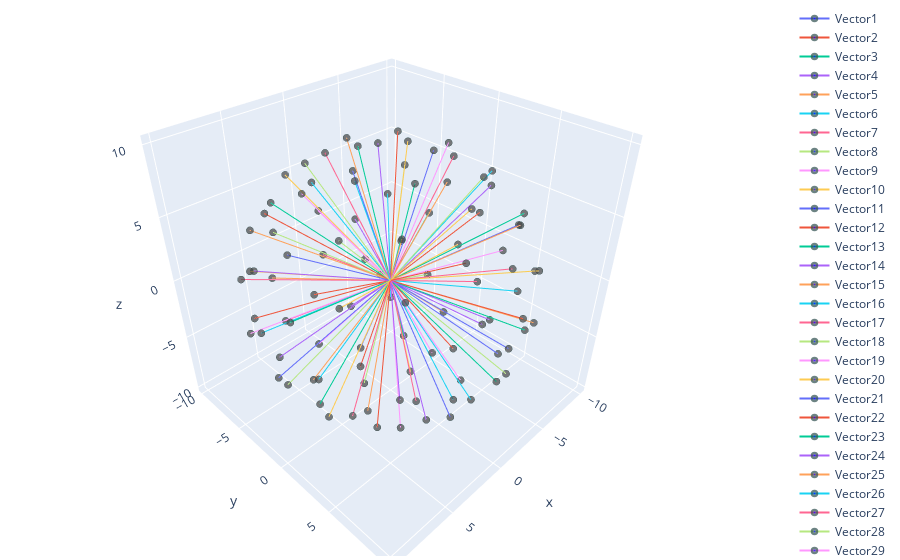

The notebook cell saved with this chart:
### Code cell
vector_plot(GenerateCore(10, 100))

### Figure 1 — Plotly figure (JSON) as saved in the notebook; plotly's stock layout.template omitted (floating-point values rounded to 4 significant figures)
{"data": [{"marker": {"color": ["blue"], "line": {"color": "DarkSlateGrey", "width": 5}, "size": [0, 5]}, "name": "Vector1", "type": "scatter3d", "x": [0, 0], "y": [0, 10], "z": [0, 0]}, {"marker": {"color": ["blue"], "line": {"color": "DarkSlateGrey", "width": 5}, "size": [0, 5]}, "name": "Vector2", "type": "scatter3d", "x": [0, -1.475], "y": [0, 9.798], "z": [0, 1.351]}, {"marker": {"color": ["blue"], "line": {"color": "DarkSlateGrey", "width": 5}, "size": [0, 5]}, "name": "Vector3", "type": "scatter3d", "x": [0, 0.246], "y": [0, 9.596], "z": [0, -2.803]}, {"marker": {"color": ["blue"], "line": {"color": "DarkSlateGrey", "width": 5}, "size": [0, 5]}, "name": "Vector4", "type": "scatter3d", "x": [0, 2.086], "y": [0, 9.394], "z": [0, 2.721]}, {"marker": {"color": ["blue"], "line": {"color": "DarkSlateGrey", "width": 5}, "size": [0, 5]}, "name": "Vector5", "type": "scatter3d", "x": [0, -3.878], "y": [0, 9.192], "z": [0, -0.6859]}, {"marker": {"color": ["blue"], "line": {"color": "DarkSlateGrey", "width": 5}, "size": [0, 5]}, "name": "Vector6", "type": "scatter3d", "x": [0, 3.695], "y": [0, 8.99], "z": [0, -2.351]}, {"marker": {"color": ["blue"], "line": {"color": "DarkSlateGrey", "width": 5}, "size": [0, 5]}, "name": "Vector7", "type": "scatter3d", "x": [0, -1.239], "y": [0, 8.788], "z": [0, 4.609]}, {"marker": {"color": ["blue"], "line": {"color": "DarkSlateGrey", "width": 5}, "size": [0, 5]}, "name": "Vector8", "type": "scatter3d", "x": [0, -2.363], "y": [0, 8.586], "z": [0, -4.55]}, {"marker": {"color": ["blue"], "line": {"color": "DarkSlateGrey", "width": 5}, "size": [0, 5]}, "name": "Vector9", "type": "scatter3d", "x": [0, 5.12], "y": [0, 8.384], "z": [0, 1.87]}, {"marker": {"color": ["blue"], "line": {"color": "DarkSlateGrey", "width": 5}, "size": [0, 5]}, "name": "Vector10", "type": "scatter3d", "x": [0, -5.315], "y": [0, 8.182], "z": [0, 2.194]}, {"marker": {"color": ["blue"], "line": {"color": "DarkSlateGrey", "width": 5}, "size": [0, 5]}, "name": "Vector11", "type": "scatter3d", "x": [0, 2.554], "y": [0, 7.98], "z": [0, -5.459]}, {"marker": {"color": ["blue"], "line": {"color": "DarkSlateGrey", "width": 5}, "size": [0, 5]}, "name": "Vector12", "type": "scatter3d", "x": [0, 1.881], "y": [0, 7.778], "z": [0, 5.997]}, {"marker": {"color": ["blue"], "line": {"color": "DarkSlateGrey", "width": 5}, "size": [0, 5]}, "name": "Vector13", "type": "scatter3d", "x": [0, -5.648], "y": [0, 7.576], "z": [0, -3.273]}, {"marker": {"color": ["blue"], "line": {"color": "DarkSlateGrey", "width": 5}, "size": [0, 5]}, "name": "Vector14", "type": "scatter3d", "x": [0, 6.597], "y": [0, 7.374], "z": [0, -1.45]}, {"marker": {"color": ["blue"], "line": {"color": "DarkSlateGrey", "width": 5}, "size": [0, 5]}, "name": "Vector15", "type": "scatter3d", "x": [0, -4.008], "y": [0, 7.172], "z": [0, 5.701]}, {"marker": {"color": ["blue"], "line": {"color": "DarkSlateGrey", "width": 5}, "size": [0, 5]}, "name": "Vector16", "type": "scatter3d", "x": [0, -0.9216], "y": [0, 6.97], "z": [0, -7.112]}, {"marker": {"color": ["blue"], "line": {"color": "DarkSlateGrey", "width": 5}, "size": [0, 5]}, "name": "Vector17", "type": "scatter3d", "x": [0, 5.629], "y": [0, 6.768], "z": [0, 4.744]}, {"marker": {"color": ["blue"], "line": {"color": "DarkSlateGrey", "width": 5}, "size": [0, 5]}, "name": "Vector18", "type": "scatter3d", "x": [0, -7.536], "y": [0, 6.566], "z": [0, 0.3116]}, {"marker": {"color": ["blue"], "line": {"color": "DarkSlateGrey", "width": 5}, "size": [0, 5]}, "name": "Vector19", "type": "scatter3d", "x": [0, 5.468], "y": [0, 6.364], "z": [0, -5.441]}, {"marker": {"color": ["blue"], "line": {"color": "DarkSlateGrey", "width": 5}, "size": [0, 5]}, "name": "Vector20", "type": "scatter3d", "x": [0, -0.3638], "y": [0, 6.162], "z": [0, 7.868]}, {"marker": {"color": ["blue"], "line": {"color": "DarkSlateGrey", "width": 5}, "size": [0, 5]}, "name": "Vector21", "type": "scatter3d", "x": [0, -5.145], "y": [0, 5.96], "z": [0, -6.165]}, {"marker": {"color": ["blue"], "line": {"color": "DarkSlateGrey", "width": 5}, "size": [0, 5]}, "name": "Vector22", "type": "scatter3d", "x": [0, 8.103], "y": [0, 5.758], "z": [0, 1.09]}, {"marker": {"color": ["blue"], "line": {"color": "DarkSlateGrey", "width": 5}, "size": [0, 5]}, "name": "Vector23", "type": "scatter3d", "x": [0, -6.825], "y": [0, 5.556], "z": [0, 4.749]}, {"marker": {"color": ["blue"], "line": {"color": "DarkSlateGrey", "width": 5}, "size": [0, 5]}, "name": "Vector24", "type": "scatter3d", "x": [0, 1.854], "y": [0, 5.354], "z": [0, -8.24]}, {"marker": {"color": ["blue"], "line": {"color": "DarkSlateGrey", "width": 5}, "size": [0, 5]}, "name": "Vector25", "type": "scatter3d", "x": [0, 4.261], "y": [0, 5.152], "z": [0, 7.437]}, {"marker": {"color": ["blue"], "line": {"color": "DarkSlateGrey", "width": 5}, "size": [0, 5]}, "name": "Vector26", "type": "scatter3d", "x": [0, -8.278], "y": [0, 4.949], "z": [0, -2.641]}, {"marker": {"color": ["blue"], "line": {"color": "DarkSlateGrey", "width": 5}, "size": [0, 5]}, "name": "Vector27", "type": "scatter3d", "x": [0, 7.99], "y": [0, 4.747], "z": [0, -3.691]}, {"marker": {"color": ["blue"], "line": {"color": "DarkSlateGrey", "width": 5}, "size": [0, 5]}, "name": "Vector28", "type": "scatter3d", "x": [0, -3.439], "y": [0, 4.545], "z": [0, 8.217]}, {"marker": {"color": ["blue"], "line": {"color": "DarkSlateGrey", "width": 5}, "size": [0, 5]}, "name": "Vector29", "type": "scatter3d", "x": [0, -3.049], "y": [0, 4.343], "z": [0, -8.476]}, {"marker": {"color": ["blue"], "line": {"color": "DarkSlateGrey", "width": 5}, "size": [0, 5]}, "name": "Vector30", "type": "scatter3d", "x": [0, 8.057], "y": [0, 4.141], "z": [0, 4.235]}, {"marker": {"color": ["blue"], "line": {"color": "DarkSlateGrey", "width": 5}, "size": [0, 5]}, "name": "Vector31", "type": "scatter3d", "x": [0, -8.888], "y": [0, 3.939], "z": [0, 2.343]}, {"marker": {"color": ["blue"], "line": {"color": "DarkSlateGrey", "width": 5}, "size": [0, 5]}, "name": "Vector32", "type": "scatter3d", "x": [0, 5.016], "y": [0, 3.737], "z": [0, -7.802]}, {"marker": {"color": ["blue"], "line": {"color": "DarkSlateGrey", "width": 5}, "size": [0, 5]}, "name": "Vector33", "type": "scatter3d", "x": [0, 1.584], "y": [0, 3.535], "z": [0, 9.219]}, {"marker": {"color": ["blue"], "line": {"color": "DarkSlateGrey", "width": 5}, "size": [0, 5]}, "name": "Vector34", "type": "scatter3d", "x": [0, -7.454], "y": [0, 3.333], "z": [0, -5.773]}, {"marker": {"color": ["blue"], "line": {"color": "DarkSlateGrey", "width": 5}, "size": [0, 5]}, "name": "Vector35", "type": "scatter3d", "x": [0, 9.465], "y": [0, 3.131], "z": [0, -0.7841]}, {"marker": {"color": ["blue"], "line": {"color": "DarkSlateGrey", "width": 5}, "size": [0, 5]}, "name": "Vector36", "type": "scatter3d", "x": [0, -6.493], "y": [0, 2.929], "z": [0, 7.019]}, {"marker": {"color": ["blue"], "line": {"color": "DarkSlateGrey", "width": 5}, "size": [0, 5]}, "name": "Vector37", "type": "scatter3d", "x": [0, 0.04693], "y": [0, 2.727], "z": [0, -9.621]}, {"marker": {"color": ["blue"], "line": {"color": "DarkSlateGrey", "width": 5}, "size": [0, 5]}, "name": "Vector38", "type": "scatter3d", "x": [0, 6.501], "y": [0, 2.525], "z": [0, 7.167]}, {"marker": {"color": ["blue"], "line": {"color": "DarkSlateGrey", "width": 5}, "size": [0, 5]}, "name": "Vector39", "type": "scatter3d", "x": [0, -9.685], "y": [0, 2.323], "z": [0, -0.8976]}, {"marker": {"color": ["blue"], "line": {"color": "DarkSlateGrey", "width": 5}, "size": [0, 5]}, "name": "Vector40", "type": "scatter3d", "x": [0, 7.784], "y": [0, 2.121], "z": [0, -5.908]}, {"marker": {"color": ["blue"], "line": {"color": "DarkSlateGrey", "width": 5}, "size": [0, 5]}, "name": "Vector41", "type": "scatter3d", "x": [0, -1.757], "y": [0, 1.919], "z": [0, 9.656]}, {"marker": {"color": ["blue"], "line": {"color": "DarkSlateGrey", "width": 5}, "size": [0, 5]}, "name": "Vector42", "type": "scatter3d", "x": [0, -5.247], "y": [0, 1.717], "z": [0, -8.338]}, {"marker": {"color": ["blue"], "line": {"color": "DarkSlateGrey", "width": 5}, "size": [0, 5]}, "name": "Vector43", "type": "scatter3d", "x": [0, 9.533], "y": [0, 1.515], "z": [0, 2.613]}, {"marker": {"color": ["blue"], "line": {"color": "DarkSlateGrey", "width": 5}, "size": [0, 5]}, "name": "Vector44", "type": "scatter3d", "x": [0, -8.82], "y": [0, 1.313], "z": [0, 4.526]}, {"marker": {"color": ["blue"], "line": {"color": "DarkSlateGrey", "width": 5}, "size": [0, 5]}, "name": "Vector45", "type": "scatter3d", "x": [0, 3.455], "y": [0, 1.111], "z": [0, -9.318]}, {"marker": {"color": ["blue"], "line": {"color": "DarkSlateGrey", "width": 5}, "size": [0, 5]}, "name": "Vector46", "type": "scatter3d", "x": [0, 3.755], "y": [0, 0.9091], "z": [0, 9.224]}, {"marker": {"color": ["blue"], "line": {"color": "DarkSlateGrey", "width": 5}, "size": [0, 5]}, "name": "Vector47", "type": "scatter3d", "x": [0, -9.014], "y": [0, 0.7071], "z": [0, -4.272]}, {"marker": {"color": ["blue"], "line": {"color": "DarkSlateGrey", "width": 5}, "size": [0, 5]}, "name": "Vector48", "type": "scatter3d", "x": [0, 9.544], "y": [0, 0.5051], "z": [0, -2.942]}, {"marker": {"color": ["blue"], "line": {"color": "DarkSlateGrey", "width": 5}, "size": [0, 5]}, "name": "Vector49", "type": "scatter3d", "x": [0, -5.054], "y": [0, 0.303], "z": [0, 8.624]}, {"marker": {"color": ["blue"], "line": {"color": "DarkSlateGrey", "width": 5}, "size": [0, 5]}, "name": "Vector50", "type": "scatter3d", "x": [0, -2.099], "y": [0, 0.101], "z": [0, -9.777]}, {"marker": {"color": ["blue"], "line": {"color": "DarkSlateGrey", "width": 5}, "size": [0, 5]}, "name": "Vector51", "type": "scatter3d", "x": [0, 8.152], "y": [0, -0.101], "z": [0, 5.791]}, {"marker": {"color": ["blue"], "line": {"color": "DarkSlateGrey", "width": 5}, "size": [0, 5]}, "name": "Vector52", "type": "scatter3d", "x": [0, -9.919], "y": [0, -0.303], "z": [0, 1.236]}, {"marker": {"color": ["blue"], "line": {"color": "DarkSlateGrey", "width": 5}, "size": [0, 5]}, "name": "Vector53", "type": "scatter3d", "x": [0, 6.473], "y": [0, -0.5051], "z": [0, -7.605]}, {"marker": {"color": ["blue"], "line": {"color": "DarkSlateGrey", "width": 5}, "size": [0, 5]}, "name": "Vector54", "type": "scatter3d", "x": [0, 0.3635], "y": [0, -0.7071], "z": [0, 9.968]}, {"marker": {"color": ["blue"], "line": {"color": "DarkSlateGrey", "width": 5}, "size": [0, 5]}, "name": "Vector55", "type": "scatter3d", "x": [0, -6.99], "y": [0, -0.9091], "z": [0, -7.093]}, {"marker": {"color": ["blue"], "line": {"color": "DarkSlateGrey", "width": 5}, "size": [0, 5]}, "name": "Vector56", "type": "scatter3d", "x": [0, 9.925], "y": [0, -1.111], "z": [0, 0.5075]}, {"marker": {"color": ["blue"], "line": {"color": "DarkSlateGrey", "width": 5}, "size": [0, 5]}, "name": "Vector57", "type": "scatter3d", "x": [0, -7.642], "y": [0, -1.313], "z": [0, 6.314]}, {"marker": {"color": ["blue"], "line": {"color": "DarkSlateGrey", "width": 5}, "size": [0, 5]}, "name": "Vector58", "type": "scatter3d", "x": [0, 1.366], "y": [0, -1.515], "z": [0, -9.79]}, {"marker": {"color": ["blue"], "line": {"color": "DarkSlateGrey", "width": 5}, "size": [0, 5]}, "name": "Vector59", "type": "scatter3d", "x": [0, 5.587], "y": [0, -1.717], "z": [0, 8.114]}, {"marker": {"color": ["blue"], "line": {"color": "DarkSlateGrey", "width": 5}, "size": [0, 5]}, "name": "Vector60", "type": "scatter3d", "x": [0, -9.564], "y": [0, -1.919], "z": [0, -2.201]}, {"marker": {"color": ["blue"], "line": {"color": "DarkSlateGrey", "width": 5}, "size": [0, 5]}, "name": "Vector61", "type": "scatter3d", "x": [0, 8.503], "y": [0, -2.121], "z": [0, -4.817]}, {"marker": {"color": ["blue"], "line": {"color": "DarkSlateGrey", "width": 5}, "size": [0, 5]}, "name": "Vector62", "type": "scatter3d", "x": [0, -3.001], "y": [0, -2.323], "z": [0, 9.252]}, {"marker": {"color": ["blue"], "line": {"color": "DarkSlateGrey", "width": 5}, "size": [0, 5]}, "name": "Vector63", "type": "scatter3d", "x": [0, -4.015], "y": [0, -2.525], "z": [0, -8.803]}, {"marker": {"color": ["blue"], "line": {"color": "DarkSlateGrey", "width": 5}, "size": [0, 5]}, "name": "Vector64", "type": "scatter3d", "x": [0, 8.857], "y": [0, -2.727], "z": [0, 3.758]}, {"marker": {"color": ["blue"], "line": {"color": "DarkSlateGrey", "width": 5}, "size": [0, 5]}, "name": "Vector65", "type": "scatter3d", "x": [0, -9.013], "y": [0, -2.929], "z": [0, 3.192]}, {"marker": {"color": ["blue"], "line": {"color": "DarkSlateGrey", "width": 5}, "size": [0, 5]}, "name": "Vector66", "type": "scatter3d", "x": [0, 4.459], "y": [0, -3.131], "z": [0, -8.385]}, {"marker": {"color": ["blue"], "line": {"color": "DarkSlateGrey", "width": 5}, "size": [0, 5]}, "name": "Vector67", "type": "scatter3d", "x": [0, 2.359], "y": [0, -3.333], "z": [0, 9.128]}, {"marker": {"color": ["blue"], "line": {"color": "DarkSlateGrey", "width": 5}, "size": [0, 5]}, "name": "Vector68", "type": "scatter3d", "x": [0, -7.843], "y": [0, -3.535], "z": [0, -5.097]}, {"marker": {"color": ["blue"], "line": {"color": "DarkSlateGrey", "width": 5}, "size": [0, 5]}, "name": "Vector69", "type": "scatter3d", "x": [0, 9.149], "y": [0, -3.737], "z": [0, -1.526]}, {"marker": {"color": ["blue"], "line": {"color": "DarkSlateGrey", "width": 5}, "size": [0, 5]}, "name": "Vector70", "type": "scatter3d", "x": [0, -5.663], "y": [0, -3.939], "z": [0, 7.239]}, {"marker": {"color": ["blue"], "line": {"color": "DarkSlateGrey", "width": 5}, "size": [0, 5]}, "name": "Vector71", "type": "scatter3d", "x": [0, -0.7073], "y": [0, -4.141], "z": [0, -9.075]}, {"marker": {"color": ["blue"], "line": {"color": "DarkSlateGrey", "width": 5}, "size": [0, 5]}, "name": "Vector72", "type": "scatter3d", "x": [0, 6.582], "y": [0, -4.343], "z": [0, 6.149]}, {"marker": {"color": ["blue"], "line": {"color": "DarkSlateGrey", "width": 5}, "size": [0, 5]}, "name": "Vector73", "type": "scatter3d", "x": [0, -8.907], "y": [0, -4.545], "z": [0, -0.0869]}, {"marker": {"color": ["blue"], "line": {"color": "DarkSlateGrey", "width": 5}, "size": [0, 5]}, "name": "Vector74", "type": "scatter3d", "x": [0, 6.547], "y": [0, -4.747], "z": [0, -5.882]}, {"marker": {"color": ["blue"], "line": {"color": "DarkSlateGrey", "width": 5}, "size": [0, 5]}, "name": "Vector75", "type": "scatter3d", "x": [0, -0.8441], "y": [0, -4.949], "z": [0, 8.648]}, {"marker": {"color": ["blue"], "line": {"color": "DarkSlateGrey", "width": 5}, "size": [0, 5]}, "name": "Vector76", "type": "scatter3d", "x": [0, -5.148], "y": [0, -5.152], "z": [0, -6.853]}, {"marker": {"color": ["blue"], "line": {"color": "DarkSlateGrey", "width": 5}, "size": [0, 5]}, "name": "Vector77", "type": "scatter3d", "x": [0, 8.302], "y": [0, -5.354], "z": [0, 1.552]}, {"marker": {"color": ["blue"], "line": {"color": "DarkSlateGrey", "width": 5}, "size": [0, 5]}, "name": "Vector78", "type": "scatter3d", "x": [0, -7.059], "y": [0, -5.556], "z": [0, 4.394]}, {"marker": {"color": ["blue"], "line": {"color": "DarkSlateGrey", "width": 5}, "size": [0, 5]}, "name": "Vector79", "type": "scatter3d", "x": [0, 2.2], "y": [0, -5.758], "z": [0, -7.875]}, {"marker": {"color": ["blue"], "line": {"color": "DarkSlateGrey", "width": 5}, "size": [0, 5]}, "name": "Vector80", "type": "scatter3d", "x": [0, 3.631], "y": [0, -5.96], "z": [0, 7.162]}, {"marker": {"color": ["blue"], "line": {"color": "DarkSlateGrey", "width": 5}, "size": [0, 5]}, "name": "Vector81", "type": "scatter3d", "x": [0, -7.372], "y": [0, -6.162], "z": [0, -2.774]}, {"marker": {"color": ["blue"], "line": {"color": "DarkSlateGrey", "width": 5}, "size": [0, 5]}, "name": "Vector82", "type": "scatter3d", "x": [0, 7.159], "y": [0, -6.364], "z": [0, -2.874]}, {"marker": {"color": ["blue"], "line": {"color": "DarkSlateGrey", "width": 5}, "size": [0, 5]}, "name": "Vector83", "type": "scatter3d", "x": [0, -3.263], "y": [0, -6.566], "z": [0, 6.8]}, {"marker": {"color": ["blue"], "line": {"color": "DarkSlateGrey", "width": 5}, "size": [0, 5]}, "name": "Vector84", "type": "scatter3d", "x": [0, -2.135], "y": [0, -6.768], "z": [0, -7.046]}, {"marker": {"color": ["blue"], "line": {"color": "DarkSlateGrey", "width": 5}, "size": [0, 5]}, "name": "Vector85", "type": "scatter3d", "x": [0, 6.169], "y": [0, -6.97], "z": [0, 3.656]}, {"marker": {"color": ["blue"], "line": {"color": "DarkSlateGrey", "width": 5}, "size": [0, 5]}, "name": "Vector86", "type": "scatter3d", "x": [0, -6.821], "y": [0, -7.172], "z": [0, 1.43]}, {"marker": {"color": ["blue"], "line": {"color": "DarkSlateGrey", "width": 5}, "size": [0, 5]}, "name": "Vector87", "type": "scatter3d", "x": [0, 3.939], "y": [0, -7.374], "z": [0, -5.488]}, {"marker": {"color": ["blue"], "line": {"color": "DarkSlateGrey", "width": 5}, "size": [0, 5]}, "name": "Vector88", "type": "scatter3d", "x": [0, 0.7757], "y": [0, -7.576], "z": [0, 6.481]}, {"marker": {"color": ["blue"], "line": {"color": "DarkSlateGrey", "width": 5}, "size": [0, 5]}, "name": "Vector89", "type": "scatter3d", "x": [0, -4.766], "y": [0, -7.778], "z": [0, -4.097]}, {"marker": {"color": ["blue"], "line": {"color": "DarkSlateGrey", "width": 5}, "size": [0, 5]}, "name": "Vector90", "type": "scatter3d", "x": [0, 6.024], "y": [0, -7.98], "z": [0, -0.1903]}, {"marker": {"color": ["blue"], "line": {"color": "DarkSlateGrey", "width": 5}, "size": [0, 5]}, "name": "Vector91", "type": "scatter3d", "x": [0, -4.115], "y": [0, -8.182], "z": [0, 4.016]}, {"marker": {"color": ["blue"], "line": {"color": "DarkSlateGrey", "width": 5}, "size": [0, 5]}, "name": "Vector92", "type": "scatter3d", "x": [0, 0.3049], "y": [0, -8.384], "z": [0, -5.442]}, {"marker": {"color": ["blue"], "line": {"color": "DarkSlateGrey", "width": 5}, "size": [0, 5]}, "name": "Vector93", "type": "scatter3d", "x": [0, 3.246], "y": [0, -8.586], "z": [0, 3.968]}, {"marker": {"color": ["blue"], "line": {"color": "DarkSlateGrey", "width": 5}, "size": [0, 5]}, "name": "Vector94", "type": "scatter3d", "x": [0, -4.723], "y": [0, -8.788], "z": [0, -0.6825]}, {"marker": {"color": ["blue"], "line": {"color": "DarkSlateGrey", "width": 5}, "size": [0, 5]}, "name": "Vector95", "type": "scatter3d", "x": [0, 3.619], "y": [0, -8.99], "z": [0, -2.466]}, {"marker": {"color": ["blue"], "line": {"color": "DarkSlateGrey", "width": 5}, "size": [0, 5]}, "name": "Vector96", "type": "scatter3d", "x": [0, -0.9018], "y": [0, -9.192], "z": [0, 3.833]}, {"marker": {"color": ["blue"], "line": {"color": "DarkSlateGrey", "width": 5}, "size": [0, 5]}, "name": "Vector97", "type": "scatter3d", "x": [0, -1.675], "y": [0, -9.394], "z": [0, -2.991]}, {"marker": {"color": ["blue"], "line": {"color": "DarkSlateGrey", "width": 5}, "size": [0, 5]}, "name": "Vector98", "type": "scatter3d", "x": [0, 2.672], "y": [0, -9.596], "z": [0, 0.8813]}, {"marker": {"color": ["blue"], "line": {"color": "DarkSlateGrey", "width": 5}, "size": [0, 5]}, "name": "Vector99", "type": "scatter3d", "x": [0, -1.824], "y": [0, -9.798], "z": [0, 0.821]}, {"marker": {"color": ["blue"], "line": {"color": "DarkSlateGrey", "width": 5}, "size": [0, 5]}, "name": "Vector100", "type": "scatter3d", "x": [0, 0], "y": [0, -1], "z": [0, 0]}], "layout": {"margin": {"b": 4, "l": 4, "r": 4, "t": 4}}}
